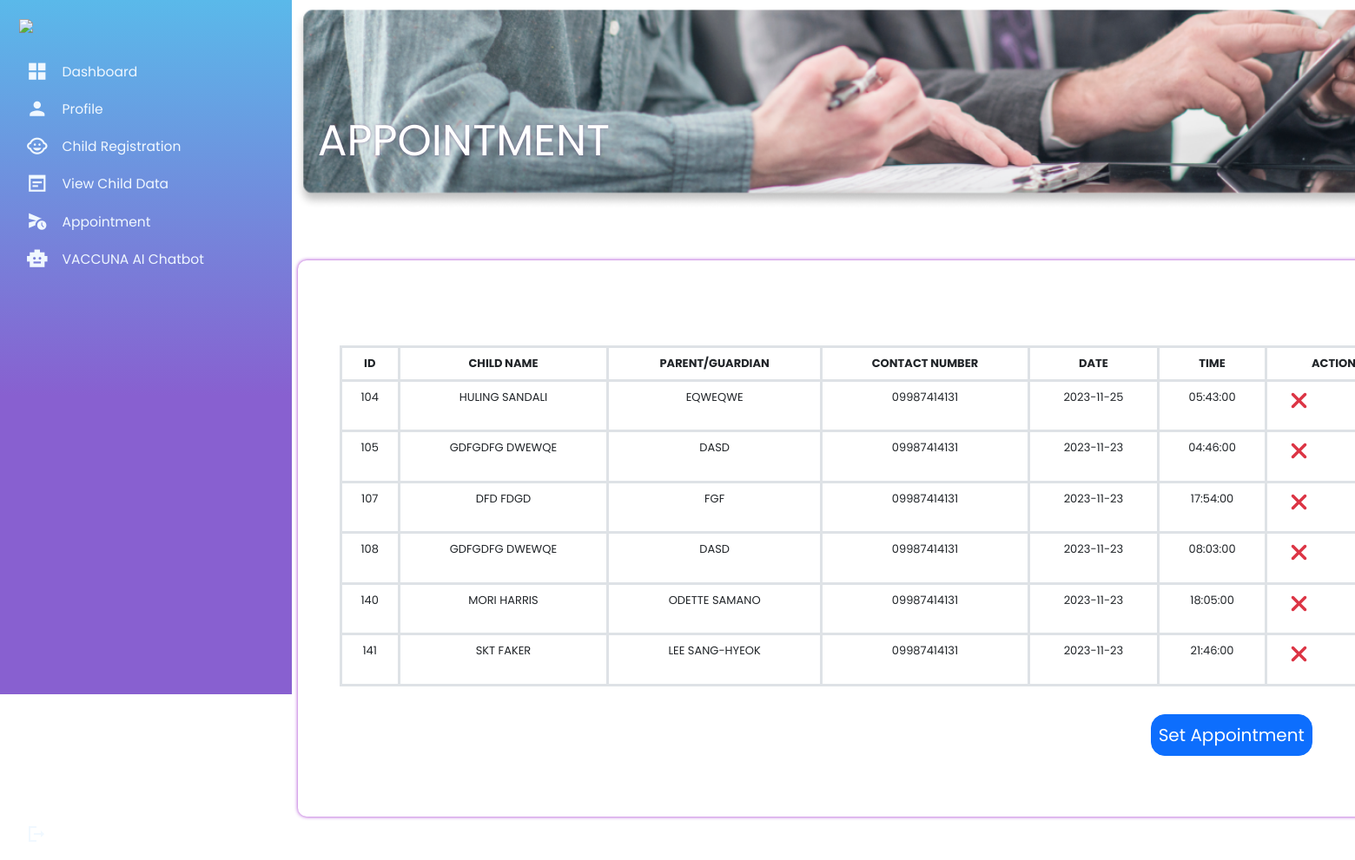
Page /Parent/Appointment-Page.php (signed in) on the earlier database version.
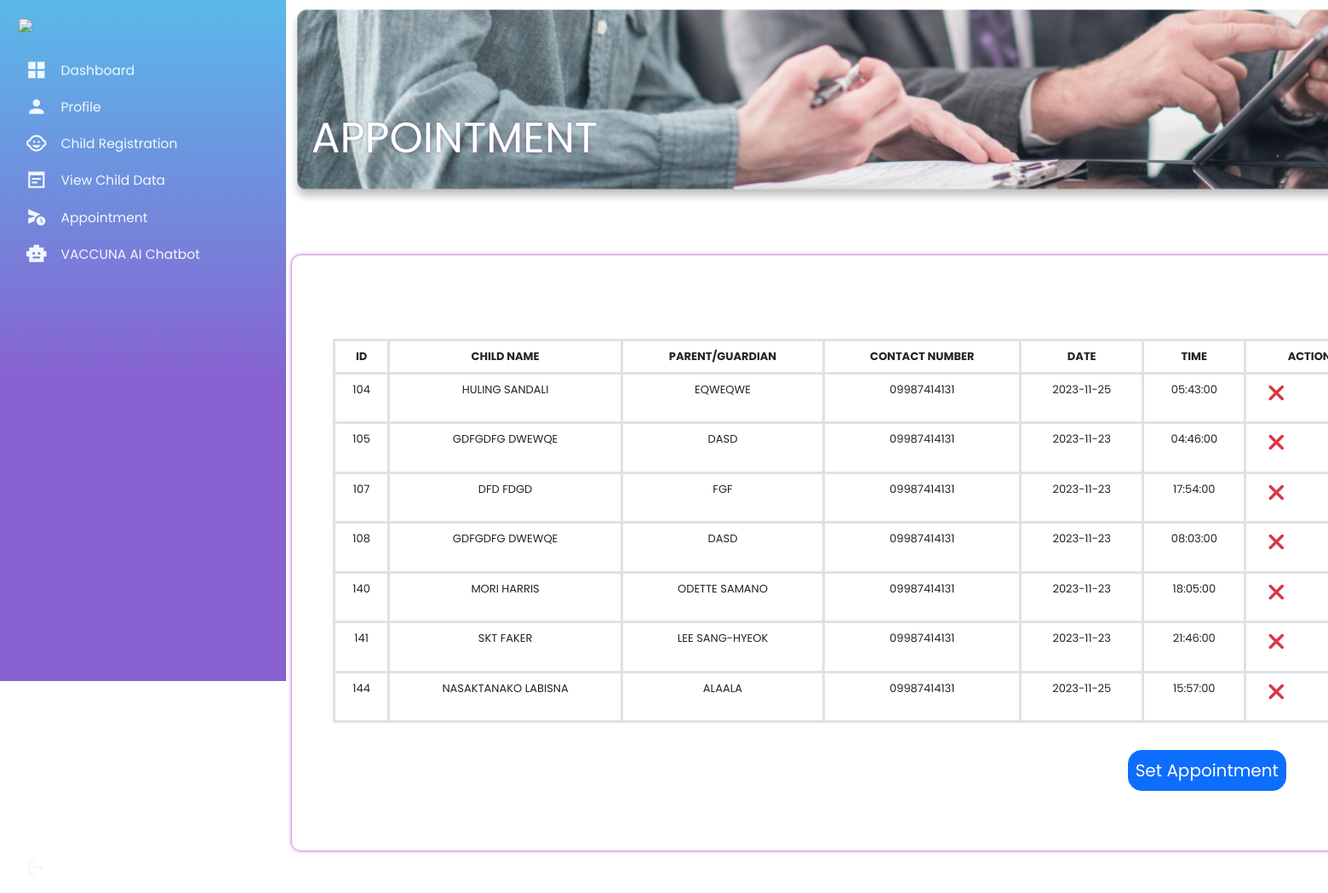
Same page on the later database version.
### tables this page shows
CREATE TABLE `appointmenttable` (
  `appt_id` int(11) NOT NULL,
  `userid` int(11) NOT NULL,
  `cid` int(11) NOT NULL,
  `vacid` int(11) NOT NULL,
  `appt_time` time DEFAULT NULL,
  `appt_date` date NOT NULL,
  `dose` int(11) NOT NULL,
  `child_name` varchar(50) NOT NULL,
  `guardian_name` varchar(50) NOT NULL,
  `contact_number` varchar(50) DEFAULT NULL,
  `age` varchar(50) DEFAULT NULL,
  `email` varchar(50) NOT NULL,
  `appointment_status` int(11) DEFAULT 0,
  `vaccine_administer` varchar(100) DEFAULT NULL,
  `for_reason` varchar(50) DEFAULT NULL,
  `status_desc` varchar(100) NOT NULL
);

### Parent_appointment/appointment_page_view.php (called while the page is built, shortened)
<?php
include '../Homepage/config.php';
$userid = $_SESSION['user_id'];
$select = mysqli_query($conn, "SELECT a.* FROM appointmenttable a WHERE a.userid = $userid AND a.appointment_status = 1 ") or die('query failed');
$appointmenttable = mysqli_fetch_all($select, MYSQLI_ASSOC);
?>

### Parent/Appointment-Page.php (the view, shortened to what the changed rows need)
<!DOCTYPE html>
<html>
<link rel="stylesheet" href="./css/style3.css">
 <?php include('../include/include.php'); ?>
<?php include('../templates/Header.php'); ?>
<?php
    include('../Parent_appointment/appointment_page_view.php');
?>
<body>
    <div class="dash-container">
         <?php include('../include/sidebar.php'); ?>
         <main>
            <div class="appt-board">
            <div class="appt-board-text">
                <h1>APPOINTMENT</h1>
            </div>
            <div class="container border-0 px-5">
                <div class="card border-0">
                    <div class="row mt-5">
                        <div class="col-lg-12">
                                <div class="table-responsive">
                                     <table class="table table-bordered border-3 ps-5" id="main_table_list">
                                        <thead class="p-3 fs-7 text-center text-white text-uppercase">
                                            <tr>
                                                <th scope="col" class="col col-auto ps-2 pe-2 text-uppercase">
                                                    <text>id</text>
                                                </th>
                                                <th scope="col" class="col col-auto ps-2 pe-2 text-uppercase">
                                                    <text>child name</text>
                                                </th>
                                                <th scope="col" class="col col-auto ps-2 pe-2 text-uppercase">
                                                    <text>parent/guardian</text>
                                                </th>
                                                <th scope="col" class="col col-auto ps-2 pe-2 text-uppercase">
                                                    <text>contact number</text>
                                                </th>
                                                <th scope="col" class="col col-auto ps-2 pe-2 text-uppercase">
                                                    <text>date</text>
                                                </th>
                                                <th scope="col" class="col col-auto ps-2 pe-2 text-uppercase">
                                                    <text>time</text>
                                                </th>
                                                <th scope="col" class="col col-auto ps-2 pe-2 text-uppercase">
                                                    <text>action</text>
                                                </th>
                                            </tr>
                                        </thead>
                                        <tbody class="p-3 fs-7 text-white text-center">
                                            <?php
                                                foreach($appointmenttable as $info){
                                                    $appt_id = $info['appt_id'];
                                                    $appt_time = $info['appt_time'];
                                                    $appt_date = $info['appt_date'];
                                                    $child_name = $info['child_name'];
                                                    $guardian_name = $info['guardian_name'];
                                                    $contact_number = $info['contact_number'];
                                            ?>
                                             <tr>
                                                <td scope="col" class="col col-auto ps-2 pe-2 text-uppercase">
                                                    <text><?php echo $appt_id; ?></text>
                                                </td>
                                                <td scope="col" class="col col-auto ps-2 pe-2 text-uppercase">
                                                    <text><?php echo $child_name; ?></text>
                                                </td>
                                                <td scope="col" class="col col-auto ps-2 pe-2 text-uppercase">
                                                    <text><?php echo $guardian_name; ?></text>
                                                </td>
                                                <td scope="col" class="col col-auto ps-2 pe-2 text-uppercase">
                                                    <text><?php echo $contact_number; ?></text>
                                                </td>
                                                <td scope="col" class="col col-auto ps-2 pe-2 text-uppercase">
                                                    <text><?php echo $appt_date; ?></text>
                                                </td>
                                                <td scope="col" class="col col-auto ps-2 pe-2 text-uppercase">
                                                    <text><?php echo $appt_time; ?></text>
                                                </td>
                                                <td scope="col" class="col col-auto ps-2 pe-2 text-uppercase">
                                                    <div class="row">
                                                        <div class="col-lg-6">
                                                            <a id="delete_record-<?php echo $appt_id; ?>"  style="cursor:pointer;">
                                                                <i class='fa fa-times fs-3 text-danger'></i>
                                                            </a>
                                                        </div>
                                                        <div class="col-lg-6">
                                                        </div>
                                                    </div>
                                                </td>
                                            </tr>
                                            <?php } ?>
                                        </tbody>
                                    </table>
                                </div>
                        </div>
                    </div>
                </div>
            </div>
            </div>
    </div>
      <link rel="stylesheet" href="https://code.jquery.com/ui/1.12.1/themes/base/jquery-ui.css">
</body>
</html>

Differences in the rows shown:
added appointmenttable: appt_id "144", child_name "NASAKTANAKO LABISNA", guardian_name "ALAALA", contact_number "09987414131", appt_date "2023-11-25", appt_time "15:57:00"
